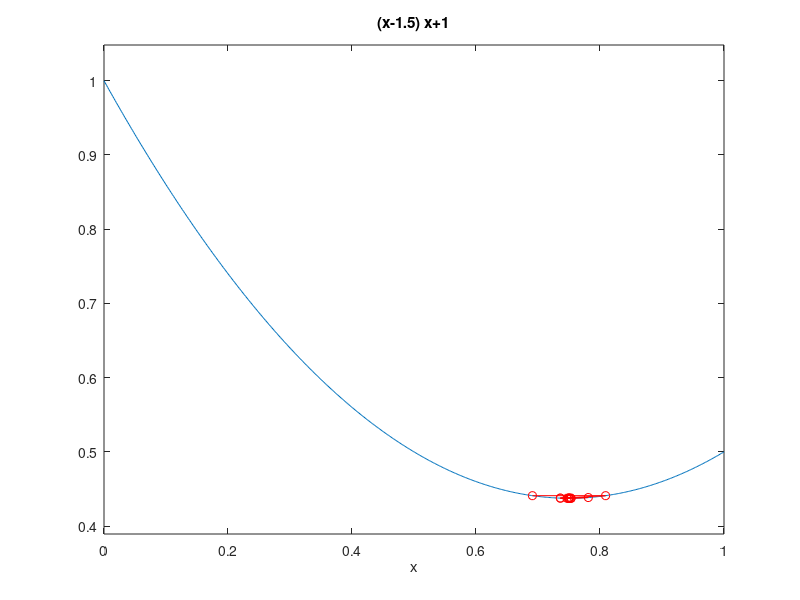

Reproduce this figure in MATLAB.
a=0; b=1; % Boundary of variable

f=@(x) (x-1.5)*x+1; % Objective function
ezplot('(x-1.5)*x+1',[0,1]) % Draw objective function within x in [0,1]
eps=0.001; % Error limited to 0.01
step=0;
while((b-a)>=eps)
    x1=a+0.382*(b-a);
    x2=a+0.618*(b-a); % 0.618=(x2-a)/(b-a)=(b-x1)/(b-a)
    if f(x1)<f(x2)
            b=x2; % a<x<x2
    elseif f(x1)>f(x2)
            a=x1; % x1<x<b
    else
        a=x1;
        b=x2; % x1<x<x2
    end
    
    step=step+1;
    x=(a+b)/2;
    S(step,:) = [step,x,f(x)];

end

hold on;
plot(S(:,2),S(:,3),'ro-')
% Draw a change line for the iteration point in the graph

x=(a+b)/2;
disp(['x = ',num2str(x)])
disp(['f(x) = ',num2str(f(x))])
disp(['step = ',num2str(step)])
